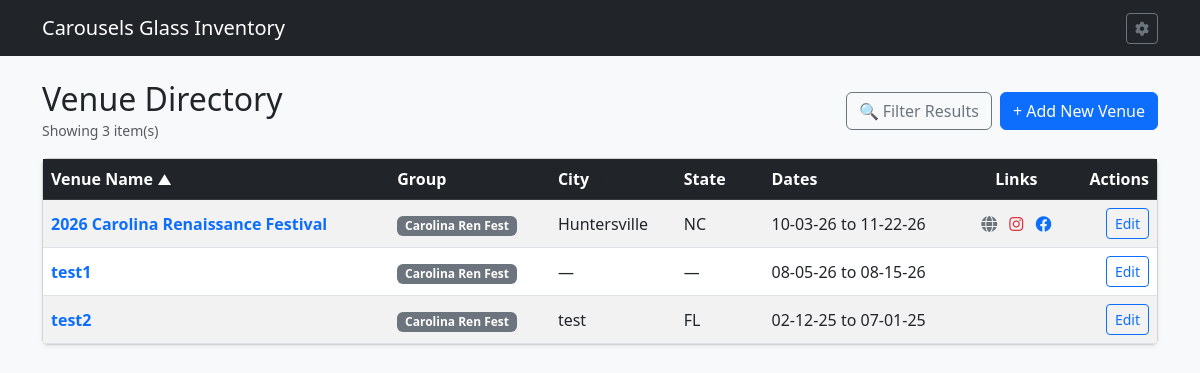
Page /venues on the earlier database version.
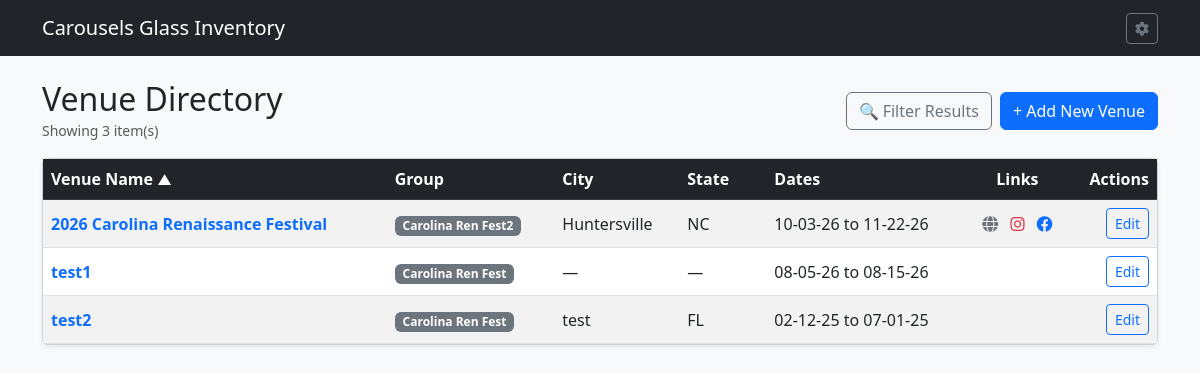
Same page on the later database version.
### tables this page shows
CREATE TABLE VENUE (

    VENUEID INTEGER PRIMARY KEY AUTOINCREMENT,	--Auto Venue ID
    VENNAME TEXT,				--Venue Name
    VENGRP TEXT,				--Venue Group
    VENNOTE TEXT,				--Notes about Venue
    VENLOGO TEXT,				--Logo of Venue
    VENIMG TEXT,				--Image of Venue
    VSTREET1 TEXT,				--Venue Address 1
    VSTREET2 TEXT,				--Venue Address 2
    VCITY TEXT,					--Venue City
    VSTATE TEXT,				--Venue State
    VZIP TEXT,					--Venue Zip Code
    VURL TEXT,					--URL to Venue page
    VINSTA TEXT,				--Link to Venue Instagram
    VFB TEXT,					--Link to Venue Facebook
    VCONNAME TEXT,				--Venue Contact Name
    VCONPHN TEXT,				--Venue Contact Phone number
    VCONEMAIL TEXT,				--Venue Contact E-mail
    VCONNOTE TEXT,				--Notes about Venue Contact
    VENDLINE TEXT,				--Venue Application Deadline
    VCAMPAVA INTEGER,				--Venue Camping Avalibility Bool
    VCAMPED INTEGER,				--Venue Camped at location Bool
    VCAMPFEE NUMERIC,				--Venue Camping Fee
    VCAMPNT TEXT,				--Venue Camping Notes
    VFEES NUMERIC,				--Venue Vendor Fees
    VFEENOTE TEXT,				--Venue Fee Notes
    VENUELOC TEXT,				--Venue Additional Location Information
    VMULTI INTEGER,				--Venue Multi Weekend Boolean
    VSDATE TEXT,				--Venue Start Date
    VEDATE TEXT,				--Venue End Date
    VM INTEGER, VMST TEXT, VMET TEXT,		--Venue Monday Boolean, Monday Start Time, Monday End time
    VTE INTEGER, VTST TEXT, VTET TEXT,		--Venue Tuesday Boolean, Tuesday Start Time, Tuesday End time
    VW INTEGER, VWST TEXT, VWET TEXT,		--Venue Wednesday Boolean, Wednesday Start Time, Wednesday End time
    VR INTEGER, VRST TEXT, VRET TEXT,		--Venue Thursday Boolean, Thursday Start Time, Thursday End time
    VF INTEGER, VFST TEXT, VFET TEXT,		--Venue Friday Boolean, Friday Start Time, Friday End time
    VST INTEGER, VSTST TEXT, VSTET TEXT,	--Venue Satday Boolean, Satday Start Time, Satday End time
    VSN INTEGER, VSNST TEXT, VSNET TEXT,	--Venue Sunday Boolean, Sunday Start Time, Sunday End time
    ISACTIVE INTEGER,				--Is Active Boolean

    FOREIGN KEY (VENGRP) REFERENCES VGP(VENGRP) ON DELETE SET NULL ON UPDATE CASCADE


);

### app.py (the view)
@app.route('/venues')
def list_venues():
    db = get_db()
    sort_by = request.args.get('sort_by', 'VENNAME')
    order = request.args.get('order', 'asc').lower()
    if order not in ['asc', 'desc']:
        order = 'asc'
    q = request.args.get('q', '').strip()
    ven_grp = request.args.get('ven_grp', '').strip()
    app_start = request.args.get('app_start', '').strip()
    app_end = request.args.get('app_end', '').strip()
    state = request.args.get('state', '').strip()
    min_fee = request.args.get('min_fee', '').strip()
    max_fee = request.args.get('max_fee', '').strip()
    multi_wknd = request.args.get('multi_wknd', '').strip()
    occ_start = request.args.get('occ_start', '').strip()
    occ_end = request.args.get('occ_end', '').strip()
    is_active = request.args.get('is_active', '1').strip()
    year = request.args.get('year', '').strip()
    allowed_sorts = {
        'VENNAME': 'v.VENNAME',
        'VENGRP': 'v.VENGRP',
        'VCITY': 'v.VCITY',
        'VENSTATE': 'v.VENSTATE',
        'VENSDATE': 'v.VENSDATE',
        'VFEES': 'v.VFEES',
        'VENDLINE': 'v.VENDLINE'
    }
    sort_column = allowed_sorts.get(sort_by, 'v.VENNAME')
    where_clauses = []
    params = []
    if is_active != 'all':
        where_clauses.append("v.ISACTIVE = ?")
        params.append(1 if is_active == '1' else 0)
    if q:
        where_clauses.append("(v.VENNAME LIKE ? OR v.VENNOTE LIKE ? OR v.VCITY LIKE ?)")
        params.extend([f"%{q}%", f"%{q}%", f"%{q}%"])
    if ven_grp:
        where_clauses.append("v.VENGRP = ?")
        params.append(ven_grp)
    if app_start:
        where_clauses.append("v.VENDLINE >= ?")
        params.append(app_start)
    if app_end:
        where_clauses.append("v.VENDLINE <= ?")
        params.append(app_end)
    if state:
        where_clauses.append("v.VSTATE = ?")
        params.append(state)
    if min_fee:
        where_clauses.append("v.VFEES >= ?")
        params.append(min_fee)
    if max_fee:
        where_clauses.append("v.VFEES <= ?")
        params.append(max_fee)
    if multi_wknd:
        where_clauses.append("v.VMULTI = ?")
        params.append(multi_wknd)
    if occ_start and occ_end:
        where_clauses.append("v.VSDATE <= ? AND v.VEDATE >= ?")
        params.extend([occ_end, occ_start])
    elif occ_start:
        where_clauses.append("v.VEDATE >= ?")
        params.append(occ_start)
    elif occ_end:
        where_clauses.append("v.VSDATE <= ?")
        params.append(occ_end)
    if year:
        where_clauses.append("strftime('%Y', v.VSDATE) = ?")
        params.append(year)
    where_sql = f"WHERE {' AND '.join(where_clauses)}" if where_clauses else ""
    query = f"""
        SELECT v.*
        FROM VENUE v
        {where_sql}
        ORDER BY {sort_column} {order.upper()}
    """
    venues = db.execute(query, params).fetchall()
    venue_groups = db.execute("SELECT DISTINCT VENGRP FROM VENUE WHERE VENGRP IS NOT NULL AND VENGRP != '' ORDER BY VENGRP").fetchall()
    venue_states = [row[0] for row in db.execute("SELECT DISTINCT VSTATE FROM VENUE WHERE VSTATE IS NOT NULL AND VSTATE != '' ORDER BY VSTATE").fetchall() if row[0]]
    available_years = [row[0] for row in db.execute("SELECT DISTINCT strftime('%Y', VSDATE) FROM VENUE WHERE VSDATE IS NOT NULL ORDER BY VSDATE DESC").fetchall() if row[0]]
    return render_template(
        'venue_list.html',
        venues=venues,
        venue_groups=venue_groups,
        venue_states=venue_states,
        available_years=available_years,
        current_sort=sort_by,
        current_order=order,
        filters={
            'q': q,
            'ven_grp': ven_grp,
            'app_start': app_start,
            'app_end': app_end,
            'state': state,  # Replaced camping with state
            'min_fee': min_fee,
            'max_fee': max_fee,
            'multi_wknd': multi_wknd,
            'occ_start': occ_start,
            'occ_end': occ_end,
            'is_active': is_active,
            'year': year
        }
    )

### app.py (called while the page is built)
@app.template_filter('datetimeformat')
def datetimeformat(value, format='%m-%d-%y'):
    if not value:
        return ""
    if isinstance(value, str):
        for fmt in ('%Y-%m-%d', '%Y-%m-%d %H:%M:%S', '%m-%d-%y'):
            try:
                dt = datetime.strptime(value.split('T')[0], fmt if fmt != '%Y-%m-%d' else '%Y-%m-%d')
                return dt.strftime(format)
            except ValueError:
                continue
    return value

def get_db():
    conn = sqlite3.connect(DATABASE)
    conn.row_factory = sqlite3.Row
    conn.execute("PRAGMA foreign_keys = ON;")
    return conn

### templates/venue_list.html (shortened to what the changed rows need)
{% extends 'base.html' %}
{% block content %}
<div class="d-flex justify-content-between align-items-center mb-3">
    <div>
        <h2 class="mb-0">Venue Directory</h2>
    </div>
</div>
{% macro sort_header(col_key, label) %}
    {% set new_order = 'desc' if current_sort == col_key and current_order == 'asc' else 'asc' %}
    <a href="{{ url_for('list_venues', sort_by=col_key, order=new_order, **filters) }}" class="text-white text-decoration-none d-block">
        {{ label }}
        {% if current_sort == col_key %}
            <small>{{ '▲' if current_order == 'asc' else '▼' }}</small>
        {% else %}
            <small class="text-muted" style="opacity: 0.4;">↕</small>
        {% endif %}
    </a>
{% endmacro %}
<div class="card shadow-sm">
    <div class="card-body p-0">
        <table class="table table-striped table-hover mb-0 align-middle">
            <thead class="table-dark">
                <tr>
                    <th>{{ sort_header('VENNAME', 'Venue Name') }}</th>
                    <th>{{ sort_header('VENGRP', 'Group') }}</th>
                    <th>{{ sort_header('VCITY', 'City') }}</th>
                    <th>{{ sort_header('VENSTATE', 'State') }}</th>
                    <th>{{ sort_header('VENSDATE', 'Dates') }}</th>
                    <th class="text-center">Links</th>
                    <th class="text-end">Actions</th>
                </tr>
            </thead>
            <tbody>
                {% for venue in venues %}
                <tr>
                    <td>
                        <a href="{{ url_for('venue_detail', venue_id=venue.VENUEID) }}" class="fw-bold text-decoration-none text-primary">
                            {{ venue.VENNAME }}
                        </a>
                    </td>
                    <td><span class="badge bg-secondary">{{ venue.VENGRP or 'Unassigned' }}</span></td>
                    <td>{{ venue.VCITY or '—' }}</td>
                    <td>{{ venue.VSTATE or '—' }}</td>
                    <td>
                        {% if venue.VSDATE %}
                            {{ venue.VSDATE | datetimeformat('%m-%d-%y') if venue.VSDATE is string and venue.VSDATE|length >= 10 else venue.VSDATE }}
                        {% else %}
                            —
                        {% endif %}
                        {% if venue.VEDATE %}
                            to {{ venue.VEDATE | datetimeformat('%m-%d-%y') if venue.VEDATE is string and venue.VEDATE|length >= 10 else venue.VEDATE }}
                        {% endif %}
                    </td>
                    <td class="text-center">
                        {% if venue.VURL %}
                            <a href="{{ venue.VURL }}" target="_blank" title="Website" class="me-2 text-decoration-none text-secondary">
                                <i class="fas fa-globe"></i>
                            </a>
                        {% endif %}
                        {% if venue.VINSTA %}
                            <a href="{{ venue.VINSTA }}" target="_blank" title="Instagram" class="me-2 text-decoration-none text-danger">
                                <i class="fab fa-instagram"></i>
                            </a>
                        {% endif %}
                        {% if venue.VFB %}
                            <a href="{{ venue.VFB }}" target="_blank" title="Facebook" class="text-decoration-none text-primary">
                                <i class="fab fa-facebook"></i>
                            </a>
                        {% endif %}
                    </td>
                    <td class="text-end">
                        <a href="{{ url_for('edit_venue', venue_id=venue.VENUEID) }}" class="btn btn-sm btn-outline-primary">Edit</a>
                    </td>
                </tr>
                {% endfor %}
            </tbody>
        </table>
    </div>
</div>
{% endblock %}

Differences in the rows shown:
changed VENUE "Huntersville": VENGRP "Carolina Ren Fest" → "Carolina Ren Fest2"
